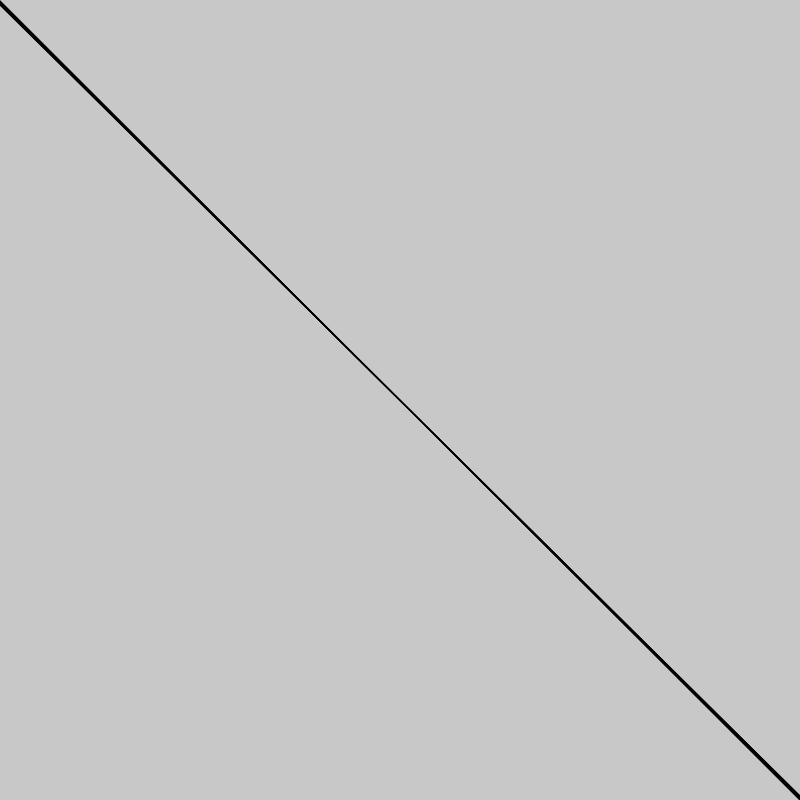
Frame 1 (no input)
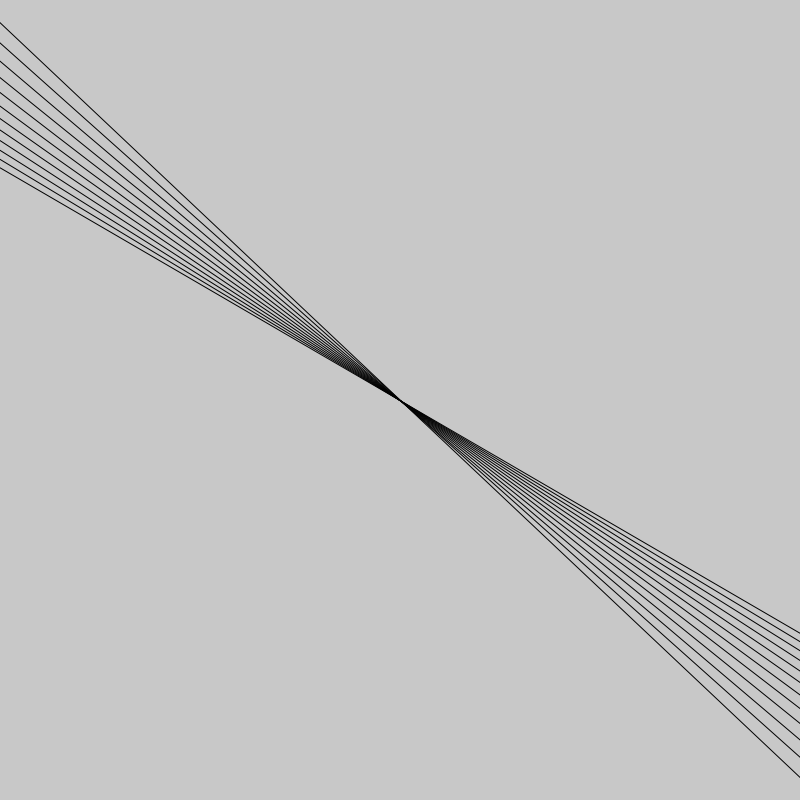
Frame 60 (the mouse pressed at the canvas centre just before this capture)
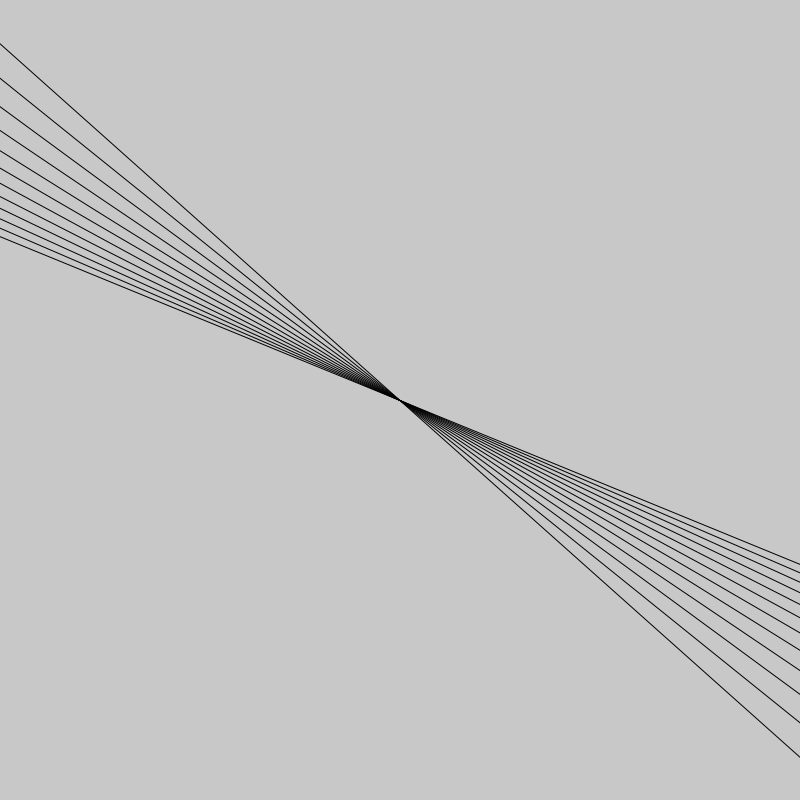
Frame 120 (the mouse held since frame 60 and released just before this capture)

The Processing sketch that drew these frames (run headless with seeded random() and noise(); from frame 60 on, the mouse is pressed at the canvas centre):

// Processing sketch: ResolveSadness
// ── ResolveSadness.pde
/* I'm a sad little visual algorithm, I can sing and dance, but 
who really cares about me? */

float d=1f;
final int AMT=5;
float t=0f;
float delta=0.4f; 

void setup(){
  size(800,800);
}

void draw(){
  background(200);
  t+=delta;
  line(0-(t*d),0,width+(t*d),height);
  line(0-(t*d*2),0,width+(t*d*2),height);
  line(0-(t*d*3),0,width+(t*d*3),height);
  line(0-(t*d*4),0,width+(t*d*4),height);
  line(0-(t*d*5),0,width+(t*d*5),height);
  line(0-(t*d*6),0,width+(t*d*6),height);
  line(0-(t*d*7),0,width+(t*d*7),height);
  line(0-(t*d*8),0,width+(t*d*8),height);
  line(0-(t*d*9),0,width+(t*d*9),height);
  line(0-(t*d*10),0,width+(t*d*10),height);
  line(0-(t*d*11),0,width+(t*d*11),height);
  line(0-(t*d*12),0,width+(t*d*12),height);
}
